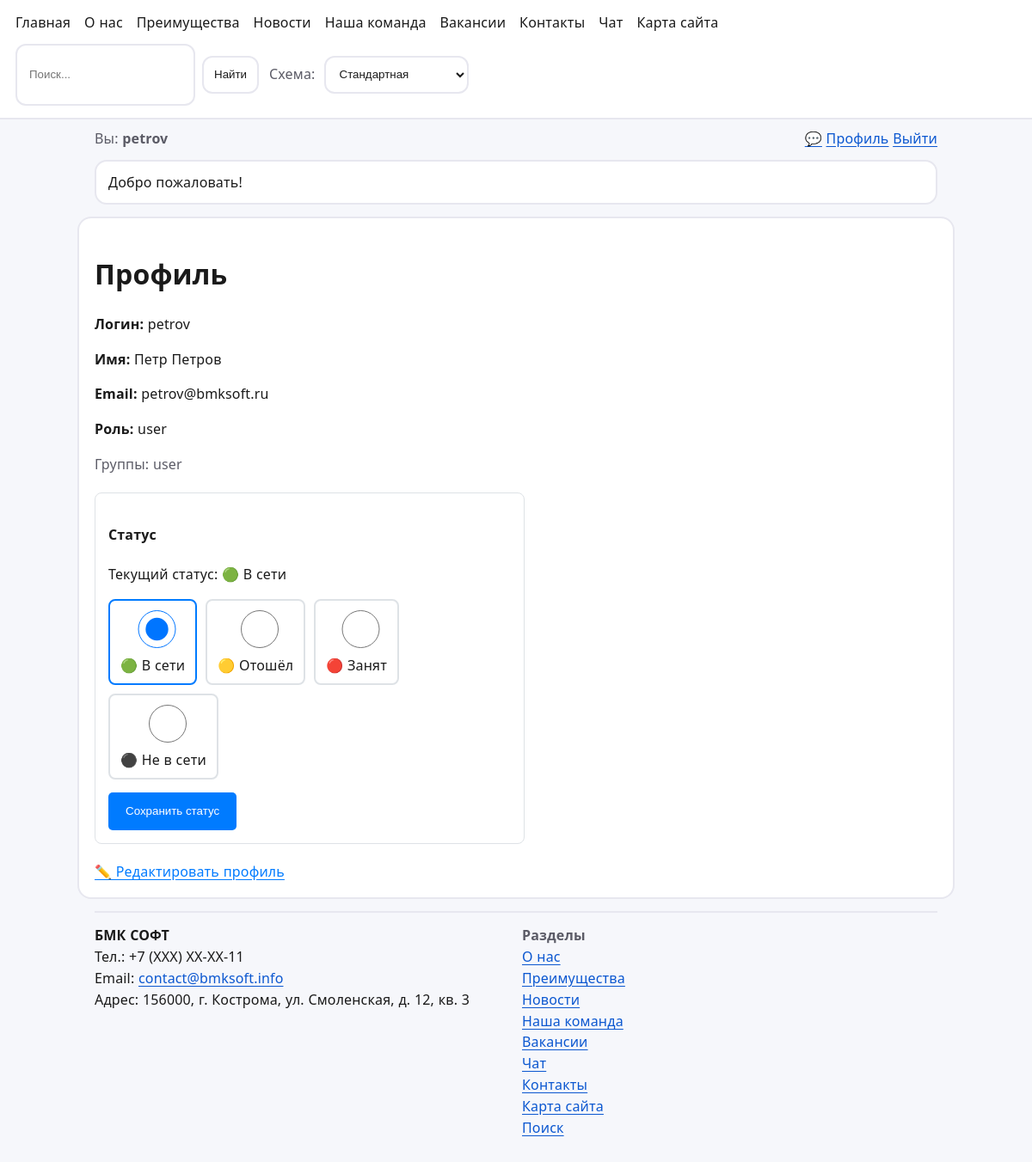
Screenshot of /accounts/profile/ (signed in) with the database file from the repository.
### core/models.py (models this page shows, shortened)
class Banner(models.Model):
    text = models.CharField(max_length=255)
    href = models.CharField(max_length=255, default="/")
    enabled = models.BooleanField(default=True)
    order = models.PositiveIntegerField(default=0)
    class Meta:
        ordering = ["order", "id"]

class ContactInfo(models.Model):
    org = models.CharField(max_length=255, default="Demo Org")
    phone = models.CharField(max_length=64, default="+7 (000) 000-00-00")
    email = models.EmailField(default="info@example.com")
    address = models.CharField(max_length=255, default="Россия, Москва, ул. Пример, 1")

### accounts/models.py (models this page shows, shortened)
class UserProfile(models.Model):
    ONLINE = 'online'
    AWAY = 'away'
    BUSY = 'busy'
    OFFLINE = 'offline'
    STATUS_CHOICES = [
        (ONLINE, '🟢 В сети'),
        (AWAY, '🟡 Отошёл'),
        (BUSY, '🔴 Занят'),
        (OFFLINE, '⚫ Не в сети'),
    ]
    user = models.OneToOneField(User, on_delete=models.CASCADE, related_name='profile')
    status = models.CharField(
        'Статус',
        max_length=20,
        choices=STATUS_CHOICES,
        default=ONLINE
    )
    bio = models.TextField('О себе', blank=True, null=True)
    phone = models.CharField('Телефон', max_length=20, blank=True, null=True)
    department = models.CharField('Отдел', max_length=100, blank=True, null=True)
    position = models.CharField('Должность', max_length=100, blank=True, null=True)
    last_active = models.DateTimeField('Последняя активность', auto_now=True)
    class Meta:
        verbose_name = 'Профиль пользователя'
        verbose_name_plural = 'Профили пользователей'

### accounts/views.py (the view, shortened to what this page needs)
# urls.py: path("profile/", views.profile, name="profile"),
@login_required
def profile(request):
    groups = ", ".join(g.name for g in request.user.groups.all()) or "—"
    role = "admin" if request.user.groups.filter(name="admin").exists() else "user"
    return render(request, "accounts/profile.html", {
        "groups": groups,
        "role": role,
        "status_choices": UserProfile.STATUS_CHOICES,
        "current_status": request.user.profile.status,
    })

### core/context_processors.py (called while the page is built)
def site_settings(request):
    return {"banners": Banner.objects.filter(enabled=True)[:3], "contact_info": ContactInfo.objects.first()}

def breadcrumbs(request):
    return {'breadcrumbs': get_breadcrumbs(request)}

### templates/accounts/profile.html (shortened to what this page needs)
{% extends "base.html" %}
{% block content %}
<h1>Профиль</h1>
<div class="profile-info" style="max-width: 500px;">
  <p><b>Логин:</b> {{ user.username }}</p>
  <p><b>Имя:</b> {{ user.get_full_name|default:"Не указано" }}</p>
  <p><b>Email:</b> {{ user.email|default:"Не указан" }}</p>
  <p><b>Роль:</b> {{ role }}</p>
  <p class="muted">Группы: {{ groups }}</p>
  <form method="POST" style="margin-top: 20px; padding: 15px; border: 1px solid #dee2e6; border-radius: 8px;">
    <h4>Статус</h4>
    <p>Текущий статус:
      {% if current_status == 'online' %}
        🟢 В сети
      {% elif current_status == 'away' %}
        🟡 Отошёл
      {% elif current_status == 'busy' %}
        🔴 Занят
      {% else %}
        ⚫ Не в сети
      {% endif %}
    </p>
    <div style="display: flex; gap: 10px; flex-wrap: wrap;">
      {% for value, label in status_choices %}
        <label style="cursor: pointer; padding: 8px 12px; border: 2px solid {% if current_status == value %}#007bff{% else %}#dee2e6{% endif %}; border-radius: 8px; transition: 0.2s;">
          <input type="radio" name="status" value="{{ value }}"
                 {% if current_status == value %}checked{% endif %}
                 style="margin-right: 5px;">
          {{ label }}
        </label>
      {% endfor %}
    </div>
    <button type="submit" style="margin-top: 15px; padding: 8px 20px; background: #007bff; color: white; border: none; border-radius: 5px; cursor: pointer;">
      Сохранить статус
    </button>
  </form>
  <div style="margin-top: 20px;">
    <a href="{% url 'edit_profile' %}" style="color: #007bff;">✏️ Редактировать профиль</a>
  </div>
</div>
{% endblock %}

### templates/base.html (shortened to what this page needs)
<!doctype html>
<html lang="ru">
<head>
  <link rel="stylesheet" href="/static/style.css" />
</head>
<body>
  <header class="top" role="banner">
    <nav class="nav" aria-label="Навигация">
      <a href="{% url 'home' %}">Главная</a>
      <a href="{% url 'about_us' %}">О нас</a>
      <a href="{% url 'advantages' %}">Преимущества</a>
      <a href="{% url 'news:list' %}">Новости</a>
      <a href="{% url 'team' %}">Наша команда</a>
      <a href="{% url 'vacancies' %}">Вакансии</a>
      <a href="{% url 'contact' %}">Контакты</a>
      <a href="{% url 'messaging:chat_list' %}">Чат</a>
      <a href="{% url 'sitemap' %}">Карта сайта</a>
    </nav>
    <div class="right">
      <form class="search-mini" action="{% url 'search' %}" method="get" role="search" aria-label="Поиск по сайту">
        <input name="q" value="{{ q|default:'' }}" placeholder="Поиск..." />
        <button type="submit">Найти</button>
      </form>
      <div class="theme" aria-label="Цветовая схема">
        <label for="themeSelect" class="theme__label">Схема:</label>
        <select id="themeSelect" class="theme__select">
          <option value="standard">Стандартная</option>
        </select>
      </div>
    </div>
  </header>
  <div class="subbar">
    <div class="who">
      {% if user.is_authenticated %}
        Вы: <b>{{ user.username }}</b>
      {% else %}
        Вы: <b>Гость</b>
      {% endif %}
    </div>
    <div class="auth">
      {% if user.is_authenticated %}
        <a href="{% url 'messaging:chat_list' %}">💬</a>
        <a href="{% url 'profile' %}">Профиль</a>
        <a href="{% url 'logout' %}">Выйти</a>
      {% else %}
        <a href="{% url 'login' %}">Войти</a>
        <a href="{% url 'register' %}">Регистрация</a>
      {% endif %}
    </div>
  </div>
  {% if banners %}
    <div class="banners" aria-label="Баннеры">
      {% for b in banners %}
        <a class="banner" href="{{ b.href }}">{{ b.text }}</a>
      {% endfor %}
    </div>
  {% endif %}
  <main id="content" class="card" role="main">
    {% block content %}{% endblock %}
  </main>
  <footer class="footer" role="contentinfo">
    <div class="footer-grid">
      <div class="contacts-widget" aria-label="Контакты">
        {% if contact_info %}
          <div><b>{{ contact_info.org }}</b></div>
          <div>Тел.: {{ contact_info.phone }}</div>
          <div>Email: <a href="mailto:{{ contact_info.email }}">{{ contact_info.email }}</a></div>
          <div>Адрес: {{ contact_info.address }}</div>
        {% else %}
          <div class="muted">Контакты не настроены.</div>
        {% endif %}
      </div>
      <div class="muted">
        <div><b>Разделы</b></div>
        <div><a href="{% url 'about_us' %}">О нас</a></div>
        <div><a href="{% url 'advantages' %}">Преимущества</a></div>
        <div><a href="{% url 'news:list' %}">Новости</a></div>
        <div><a href="{% url 'team' %}">Наша команда</a></div>
        <div><a href="{% url 'vacancies' %}">Вакансии</a></div>
        <div><a href="{% url 'messaging:chat_list' %}">Чат</a></div>
        <div><a href="{% url 'contact' %}">Контакты</a></div>
        <div><a href="{% url 'sitemap' %}">Карта сайта</a></div>
        <div><a href="{% url 'search' %}">Поиск</a></div>
      </div>
    </div>
  </footer>
</body>
</html>

### static/style.css (style rules this page uses)
:root { --bg:#f6f7fb;--fg:#1a1a1a;--card:#fff;--border:#e7e7ef;--link:#0b57d0;--muted:#5b5b66;--focus:#ffbf47;--base-font:16px;--line:1.55;--letter:.01em;--word:.02em }
html { font-size:var(--base-font) }
body { font-family:system-ui,-apple-system,Segoe UI,Roboto,Arial,sans-serif;margin:0;background:var(--bg);color:var(--fg);line-height:var(--line);letter-spacing:var(--letter);word-spacing:var(--word) }
a { color:var(--link);text-underline-offset:.18em }
.top { display:flex;flex-wrap:wrap;gap:12px 16px;align-items:center;justify-content:space-between;padding:14px 18px;background:var(--card);border-bottom:2px solid var(--border) }
.nav { display:flex;gap:16px;flex-wrap:wrap }
.nav a { text-decoration:none;color:var(--fg) }
.right { display:flex;gap:12px;flex-wrap:wrap;align-items:center }
.theme { display:flex;gap:10px;align-items:center }
.theme__label { color:var(--muted) }
.theme__select { padding:10px 12px;border:2px solid var(--border);border-radius:12px;background:var(--card);color:var(--fg);min-height:44px }
.subbar { max-width:980px;margin:10px auto 0;padding:0 18px;display:flex;justify-content:space-between;gap:12px;color:var(--muted) }
.card { max-width:980px;margin:14px auto;padding:18px;background:var(--card);border:2px solid var(--border);border-radius:16px }
.banners { max-width:980px;margin:12px auto 0;padding:0 18px;display:grid;gap:10px }
.banner { display:block;padding:12px 14px;border:2px solid var(--border);border-radius:14px;background:var(--card);color:var(--fg);text-decoration:none }
label { display:grid;gap:8px }
input,textarea,select { width:100%;padding:12px 14px;border:2px solid var(--border);border-radius:12px;background:var(--card);color:var(--fg);min-height:44px }
button,.btn { display:inline-block;padding:12px 16px;border:2px solid var(--border);border-radius:12px;background:var(--card);color:var(--fg);cursor:pointer;text-decoration:none;min-height:44px }
.muted { color:var(--muted) }
.search-mini { display:flex;gap:8px;align-items:center }
.search-mini input { max-width:220px }
.search-mini button { padding:10px 12px;min-height:44px }
.footer { max-width:980px;margin:0 auto 30px;padding:0 18px }
.footer-grid { display:grid;grid-template-columns:repeat(auto-fit,minmax(240px,1fr));gap:14px;border-top:2px solid var(--border);padding-top:14px;margin-top:14px }

### rows the page displays
Banner: text "Добро пожаловать!"
UserProfile: status "☑ 🟢 В сети" "☐ 🟡 Отошёл" "☐ 🔴 Занят" "☐ ⚫ Не в сети"
ContactInfo: org "БМК СОФТ", phone "+7 (ХХХ) ХХ-ХХ-11", email "contact@bmksoft.info", address "156000, г. Кострома, ул. Смоленская, д. 12, кв. 3"

### other values shown
{{ user.username }} "petrov"
{{ user.get_full_name|default:"Не указано" }} "Петр Петров"
{{ user.email|default:"Не указан" }} "petrov@bmksoft.ru"
{{ role }} "user"
{{ groups }} "user"
{{ label }} "🟢 В сети" "🟡 Отошёл" "🔴 Занят" "⚫ Не в сети"
